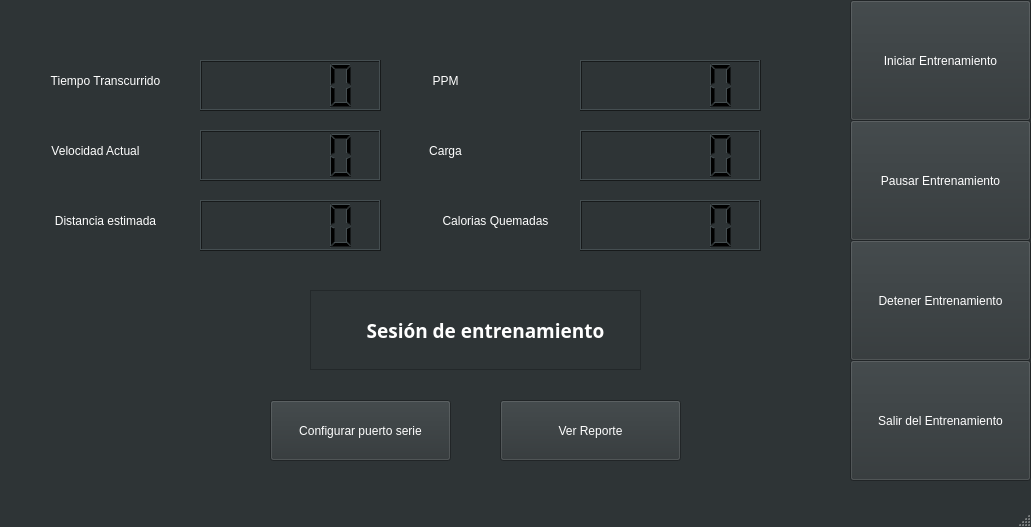
<?xml version="1.0" encoding="UTF-8"?>
<ui version="4.0">
 <class>FreeWindow</class>
 <widget class="QMainWindow" name="FreeWindow">
  <property name="geometry">
   <rect>
    <x>0</x>
    <y>0</y>
    <width>1031</width>
    <height>527</height>
   </rect>
  </property>
  <property name="palette">
   <palette>
    <active>
     <colorrole role="WindowText">
      <brush brushstyle="SolidPattern">
       <color alpha="255">
        <red>255</red>
        <green>255</green>
        <blue>255</blue>
       </color>
      </brush>
     </colorrole>
     <colorrole role="Button">
      <brush brushstyle="SolidPattern">
       <color alpha="255">
        <red>46</red>
        <green>52</green>
        <blue>54</blue>
       </color>
      </brush>
     </colorrole>
     <colorrole role="Light">
      <brush brushstyle="SolidPattern">
       <color alpha="255">
        <red>69</red>
        <green>78</green>
        <blue>81</blue>
       </color>
      </brush>
     </colorrole>
     <colorrole role="Midlight">
      <brush brushstyle="SolidPattern">
       <color alpha="255">
        <red>57</red>
        <green>65</green>
        <blue>67</blue>
       </color>
      </brush>
     </colorrole>
     <colorrole role="Dark">
      <brush brushstyle="SolidPattern">
       <color alpha="255">
        <red>23</red>
        <green>26</green>
        <blue>27</blue>
       </color>
      </brush>
     </colorrole>
     <colorrole role="Mid">
      <brush brushstyle="SolidPattern">
       <color alpha="255">
        <red>31</red>
        <green>35</green>
        <blue>36</blue>
       </color>
      </brush>
     </colorrole>
     <colorrole role="Text">
      <brush brushstyle="SolidPattern">
       <color alpha="255">
        <red>255</red>
        <green>255</green>
        <blue>255</blue>
       </color>
      </brush>
     </colorrole>
     <colorrole role="BrightText">
      <brush brushstyle="SolidPattern">
       <color alpha="255">
        <red>255</red>
        <green>255</green>
        <blue>255</blue>
       </color>
      </brush>
     </colorrole>
     <colorrole role="ButtonText">
      <brush brushstyle="SolidPattern">
       <color alpha="255">
        <red>255</red>
        <green>255</green>
        <blue>255</blue>
       </color>
      </brush>
     </colorrole>
     <colorrole role="Base">
      <brush brushstyle="SolidPattern">
       <color alpha="255">
        <red>0</red>
        <green>0</green>
        <blue>0</blue>
       </color>
      </brush>
     </colorrole>
     <colorrole role="Window">
      <brush brushstyle="SolidPattern">
       <color alpha="255">
        <red>46</red>
        <green>52</green>
        <blue>54</blue>
       </color>
      </brush>
     </colorrole>
     <colorrole role="Shadow">
      <brush brushstyle="SolidPattern">
       <color alpha="255">
        <red>0</red>
        <green>0</green>
        <blue>0</blue>
       </color>
      </brush>
     </colorrole>
     <colorrole role="Highlight">
      <brush brushstyle="SolidPattern">
       <color alpha="255">
        <red>78</red>
        <green>154</green>
        <blue>6</blue>
       </color>
      </brush>
     </colorrole>
     <colorrole role="AlternateBase">
      <brush brushstyle="SolidPattern">
       <color alpha="255">
        <red>23</red>
        <green>26</green>
        <blue>27</blue>
       </color>
      </brush>
     </colorrole>
     <colorrole role="ToolTipBase">
      <brush brushstyle="SolidPattern">
       <color alpha="255">
        <red>255</red>
        <green>255</green>
        <blue>220</blue>
       </color>
      </brush>
     </colorrole>
     <colorrole role="ToolTipText">
      <brush brushstyle="SolidPattern">
       <color alpha="255">
        <red>0</red>
        <green>0</green>
        <blue>0</blue>
       </color>
      </brush>
     </colorrole>
     <colorrole role="PlaceholderText">
      <brush brushstyle="SolidPattern">
       <color alpha="128">
        <red>255</red>
        <green>255</green>
        <blue>255</blue>
       </color>
      </brush>
     </colorrole>
    </active>
    <inactive>
     <colorrole role="WindowText">
      <brush brushstyle="SolidPattern">
       <color alpha="255">
        <red>255</red>
        <green>255</green>
        <blue>255</blue>
       </color>
      </brush>
     </colorrole>
     <colorrole role="Button">
      <brush brushstyle="SolidPattern">
       <color alpha="255">
        <red>46</red>
        <green>52</green>
        <blue>54</blue>
       </color>
      </brush>
     </colorrole>
     <colorrole role="Light">
      <brush brushstyle="SolidPattern">
       <color alpha="255">
        <red>69</red>
        <green>78</green>
        <blue>81</blue>
       </color>
      </brush>
     </colorrole>
     <colorrole role="Midlight">
      <brush brushstyle="SolidPattern">
       <color alpha="255">
        <red>57</red>
        <green>65</green>
        <blue>67</blue>
       </color>
      </brush>
     </colorrole>
     <colorrole role="Dark">
      <brush brushstyle="SolidPattern">
       <color alpha="255">
        <red>23</red>
        <green>26</green>
        <blue>27</blue>
       </color>
      </brush>
     </colorrole>
     <colorrole role="Mid">
      <brush brushstyle="SolidPattern">
       <color alpha="255">
        <red>31</red>
        <green>35</green>
        <blue>36</blue>
       </color>
      </brush>
     </colorrole>
     <colorrole role="Text">
      <brush brushstyle="SolidPattern">
       <color alpha="255">
        <red>255</red>
        <green>255</green>
        <blue>255</blue>
       </color>
      </brush>
     </colorrole>
     <colorrole role="BrightText">
      <brush brushstyle="SolidPattern">
       <color alpha="255">
        <red>255</red>
        <green>255</green>
        <blue>255</blue>
       </color>
      </brush>
     </colorrole>
     <colorrole role="ButtonText">
      <brush brushstyle="SolidPattern">
       <color alpha="255">
        <red>255</red>
        <green>255</green>
        <blue>255</blue>
       </color>
      </brush>
     </colorrole>
     <colorrole role="Base">
      <brush brushstyle="SolidPattern">
       <color alpha="255">
        <red>0</red>
        <green>0</green>
        <blue>0</blue>
       </color>
      </brush>
     </colorrole>
     <colorrole role="Window">
      <brush brushstyle="SolidPattern">
       <color alpha="255">
        <red>46</red>
        <green>52</green>
        <blue>54</blue>
       </color>
      </brush>
     </colorrole>
     <colorrole role="Shadow">
      <brush brushstyle="SolidPattern">
       <color alpha="255">
        <red>0</red>
        <green>0</green>
        <blue>0</blue>
       </color>
      </brush>
     </colorrole>
     <colorrole role="Highlight">
      <brush brushstyle="SolidPattern">
       <color alpha="255">
        <red>78</red>
        <green>154</green>
        <blue>6</blue>
       </color>
      </brush>
     </colorrole>
     <colorrole role="AlternateBase">
      <brush brushstyle="SolidPattern">
       <color alpha="255">
        <red>23</red>
        <green>26</green>
        <blue>27</blue>
       </color>
      </brush>
     </colorrole>
     <colorrole role="ToolTipBase">
      <brush brushstyle="SolidPattern">
       <color alpha="255">
        <red>255</red>
        <green>255</green>
        <blue>220</blue>
       </color>
      </brush>
     </colorrole>
     <colorrole role="ToolTipText">
      <brush brushstyle="SolidPattern">
       <color alpha="255">
        <red>0</red>
        <green>0</green>
        <blue>0</blue>
       </color>
      </brush>
     </colorrole>
     <colorrole role="PlaceholderText">
      <brush brushstyle="SolidPattern">
       <color alpha="128">
        <red>255</red>
        <green>255</green>
        <blue>255</blue>
       </color>
      </brush>
     </colorrole>
    </inactive>
    <disabled>
     <colorrole role="WindowText">
      <brush brushstyle="SolidPattern">
       <color alpha="255">
        <red>23</red>
        <green>26</green>
        <blue>27</blue>
       </color>
      </brush>
     </colorrole>
     <colorrole role="Button">
      <brush brushstyle="SolidPattern">
       <color alpha="255">
        <red>46</red>
        <green>52</green>
        <blue>54</blue>
       </color>
      </brush>
     </colorrole>
     <colorrole role="Light">
      <brush brushstyle="SolidPattern">
       <color alpha="255">
        <red>69</red>
        <green>78</green>
        <blue>81</blue>
       </color>
      </brush>
     </colorrole>
     <colorrole role="Midlight">
      <brush brushstyle="SolidPattern">
       <color alpha="255">
        <red>57</red>
        <green>65</green>
        <blue>67</blue>
       </color>
      </brush>
     </colorrole>
     <colorrole role="Dark">
      <brush brushstyle="SolidPattern">
       <color alpha="255">
        <red>23</red>
        <green>26</green>
        <blue>27</blue>
       </color>
      </brush>
     </colorrole>
     <colorrole role="Mid">
      <brush brushstyle="SolidPattern">
       <color alpha="255">
        <red>31</red>
        <green>35</green>
        <blue>36</blue>
       </color>
      </brush>
     </colorrole>
     <colorrole role="Text">
      <brush brushstyle="SolidPattern">
       <color alpha="255">
        <red>23</red>
        <green>26</green>
        <blue>27</blue>
       </color>
      </brush>
     </colorrole>
     <colorrole role="BrightText">
      <brush brushstyle="SolidPattern">
       <color alpha="255">
        <red>255</red>
        <green>255</green>
        <blue>255</blue>
       </color>
      </brush>
     </colorrole>
     <colorrole role="ButtonText">
      <brush brushstyle="SolidPattern">
       <color alpha="255">
        <red>23</red>
        <green>26</green>
        <blue>27</blue>
       </color>
      </brush>
     </colorrole>
     <colorrole role="Base">
      <brush brushstyle="SolidPattern">
       <color alpha="255">
        <red>46</red>
        <green>52</green>
        <blue>54</blue>
       </color>
      </brush>
     </colorrole>
     <colorrole role="Window">
      <brush brushstyle="SolidPattern">
       <color alpha="255">
        <red>46</red>
        <green>52</green>
        <blue>54</blue>
       </color>
      </brush>
     </colorrole>
     <colorrole role="Shadow">
      <brush brushstyle="SolidPattern">
       <color alpha="255">
        <red>0</red>
        <green>0</green>
        <blue>0</blue>
       </color>
      </brush>
     </colorrole>
     <colorrole role="Highlight">
      <brush brushstyle="SolidPattern">
       <color alpha="255">
        <red>145</red>
        <green>145</green>
        <blue>145</blue>
       </color>
      </brush>
     </colorrole>
     <colorrole role="AlternateBase">
      <brush brushstyle="SolidPattern">
       <color alpha="255">
        <red>46</red>
        <green>52</green>
        <blue>54</blue>
       </color>
      </brush>
     </colorrole>
     <colorrole role="ToolTipBase">
      <brush brushstyle="SolidPattern">
       <color alpha="255">
        <red>255</red>
        <green>255</green>
        <blue>220</blue>
       </color>
      </brush>
     </colorrole>
     <colorrole role="ToolTipText">
      <brush brushstyle="SolidPattern">
       <color alpha="255">
        <red>0</red>
        <green>0</green>
        <blue>0</blue>
       </color>
      </brush>
     </colorrole>
     <colorrole role="PlaceholderText">
      <brush brushstyle="SolidPattern">
       <color alpha="128">
        <red>255</red>
        <green>255</green>
        <blue>255</blue>
       </color>
      </brush>
     </colorrole>
    </disabled>
   </palette>
  </property>
  <property name="windowTitle">
   <string>MainWindow</string>
  </property>
  <widget class="QWidget" name="centralwidget">
   <widget class="QFrame" name="frame">
    <property name="geometry">
     <rect>
      <x>310</x>
      <y>290</y>
      <width>331</width>
      <height>80</height>
     </rect>
    </property>
    <property name="frameShape">
     <enum>QFrame::StyledPanel</enum>
    </property>
    <property name="frameShadow">
     <enum>QFrame::Raised</enum>
    </property>
   </widget>
   <widget class="QLCDNumber" name="lcdNumber_4">
    <property name="geometry">
     <rect>
      <x>580</x>
      <y>60</y>
      <width>181</width>
      <height>51</height>
     </rect>
    </property>
    <property name="palette">
     <palette>
      <active>
       <colorrole role="WindowText">
        <brush brushstyle="SolidPattern">
         <color alpha="255">
          <red>239</red>
          <green>41</green>
          <blue>41</blue>
         </color>
        </brush>
       </colorrole>
      </active>
      <inactive>
       <colorrole role="WindowText">
        <brush brushstyle="SolidPattern">
         <color alpha="255">
          <red>0</red>
          <green>0</green>
          <blue>0</blue>
         </color>
        </brush>
       </colorrole>
      </inactive>
      <disabled>
       <colorrole role="WindowText">
        <brush brushstyle="SolidPattern">
         <color alpha="255">
          <red>23</red>
          <green>26</green>
          <blue>27</blue>
         </color>
        </brush>
       </colorrole>
      </disabled>
     </palette>
    </property>
   </widget>
   <widget class="QLabel" name="label_7">
    <property name="geometry">
     <rect>
      <x>300</x>
      <y>300</y>
      <width>371</width>
      <height>61</height>
     </rect>
    </property>
    <property name="font">
     <font>
      <family>Source Code Pro</family>
      <pointsize>14</pointsize>
      <weight>75</weight>
      <bold>true</bold>
     </font>
    </property>
    <property name="text">
     <string>Sesión de entrenamiento</string>
    </property>
    <property name="alignment">
     <set>Qt::AlignCenter</set>
    </property>
   </widget>
   <widget class="QLabel" name="label_4">
    <property name="geometry">
     <rect>
      <x>360</x>
      <y>60</y>
      <width>171</width>
      <height>41</height>
     </rect>
    </property>
    <property name="text">
     <string>PPM</string>
    </property>
    <property name="alignment">
     <set>Qt::AlignCenter</set>
    </property>
   </widget>
   <widget class="QLabel" name="label">
    <property name="geometry">
     <rect>
      <x>20</x>
      <y>60</y>
      <width>171</width>
      <height>41</height>
     </rect>
    </property>
    <property name="text">
     <string>Tiempo Transcurrido</string>
    </property>
    <property name="alignment">
     <set>Qt::AlignCenter</set>
    </property>
   </widget>
   <widget class="QLabel" name="label_6">
    <property name="geometry">
     <rect>
      <x>410</x>
      <y>200</y>
      <width>171</width>
      <height>41</height>
     </rect>
    </property>
    <property name="text">
     <string>Calorias Quemadas</string>
    </property>
    <property name="alignment">
     <set>Qt::AlignCenter</set>
    </property>
   </widget>
   <widget class="QPushButton" name="pushButton_5">
    <property name="geometry">
     <rect>
      <x>850</x>
      <y>240</y>
      <width>181</width>
      <height>121</height>
     </rect>
    </property>
    <property name="text">
     <string>Detener Entrenamiento</string>
    </property>
   </widget>
   <widget class="QPushButton" name="pushButton">
    <property name="geometry">
     <rect>
      <x>850</x>
      <y>0</y>
      <width>181</width>
      <height>121</height>
     </rect>
    </property>
    <property name="text">
     <string>Iniciar Entrenamiento</string>
    </property>
   </widget>
   <widget class="QPushButton" name="pushButton_6">
    <property name="geometry">
     <rect>
      <x>850</x>
      <y>360</y>
      <width>181</width>
      <height>121</height>
     </rect>
    </property>
    <property name="text">
     <string>Salir del Entrenamiento</string>
    </property>
   </widget>
   <widget class="QPushButton" name="pushButton_4">
    <property name="geometry">
     <rect>
      <x>500</x>
      <y>400</y>
      <width>181</width>
      <height>61</height>
     </rect>
    </property>
    <property name="text">
     <string>Ver Reporte</string>
    </property>
   </widget>
   <widget class="QLabel" name="label_2">
    <property name="geometry">
     <rect>
      <x>10</x>
      <y>130</y>
      <width>171</width>
      <height>41</height>
     </rect>
    </property>
    <property name="text">
     <string>Velocidad Actual</string>
    </property>
    <property name="alignment">
     <set>Qt::AlignCenter</set>
    </property>
   </widget>
   <widget class="QLCDNumber" name="lcdNumber_6">
    <property name="geometry">
     <rect>
      <x>580</x>
      <y>200</y>
      <width>181</width>
      <height>51</height>
     </rect>
    </property>
    <property name="palette">
     <palette>
      <active>
       <colorrole role="WindowText">
        <brush brushstyle="SolidPattern">
         <color alpha="255">
          <red>239</red>
          <green>41</green>
          <blue>41</blue>
         </color>
        </brush>
       </colorrole>
      </active>
      <inactive>
       <colorrole role="WindowText">
        <brush brushstyle="SolidPattern">
         <color alpha="255">
          <red>0</red>
          <green>0</green>
          <blue>0</blue>
         </color>
        </brush>
       </colorrole>
      </inactive>
      <disabled>
       <colorrole role="WindowText">
        <brush brushstyle="SolidPattern">
         <color alpha="255">
          <red>23</red>
          <green>26</green>
          <blue>27</blue>
         </color>
        </brush>
       </colorrole>
      </disabled>
     </palette>
    </property>
   </widget>
   <widget class="QLabel" name="label_5">
    <property name="geometry">
     <rect>
      <x>360</x>
      <y>130</y>
      <width>171</width>
      <height>41</height>
     </rect>
    </property>
    <property name="text">
     <string>Carga</string>
    </property>
    <property name="alignment">
     <set>Qt::AlignCenter</set>
    </property>
   </widget>
   <widget class="QLCDNumber" name="lcdNumber_3">
    <property name="geometry">
     <rect>
      <x>200</x>
      <y>200</y>
      <width>181</width>
      <height>51</height>
     </rect>
    </property>
    <property name="palette">
     <palette>
      <active>
       <colorrole role="WindowText">
        <brush brushstyle="SolidPattern">
         <color alpha="255">
          <red>239</red>
          <green>41</green>
          <blue>41</blue>
         </color>
        </brush>
       </colorrole>
      </active>
      <inactive>
       <colorrole role="WindowText">
        <brush brushstyle="SolidPattern">
         <color alpha="255">
          <red>0</red>
          <green>0</green>
          <blue>0</blue>
         </color>
        </brush>
       </colorrole>
      </inactive>
      <disabled>
       <colorrole role="WindowText">
        <brush brushstyle="SolidPattern">
         <color alpha="255">
          <red>23</red>
          <green>26</green>
          <blue>27</blue>
         </color>
        </brush>
       </colorrole>
      </disabled>
     </palette>
    </property>
   </widget>
   <widget class="QPushButton" name="pushButton_7">
    <property name="geometry">
     <rect>
      <x>270</x>
      <y>400</y>
      <width>181</width>
      <height>61</height>
     </rect>
    </property>
    <property name="text">
     <string>Configurar puerto serie</string>
    </property>
    <property name="icon">
     <iconset>
      <normaloff>UI_Files/5742154.png</normaloff>UI_Files/5742154.png</iconset>
    </property>
    <property name="iconSize">
     <size>
      <width>32</width>
      <height>32</height>
     </size>
    </property>
   </widget>
   <widget class="QLCDNumber" name="lcdNumber_2">
    <property name="geometry">
     <rect>
      <x>200</x>
      <y>130</y>
      <width>181</width>
      <height>51</height>
     </rect>
    </property>
    <property name="palette">
     <palette>
      <active>
       <colorrole role="WindowText">
        <brush brushstyle="SolidPattern">
         <color alpha="255">
          <red>239</red>
          <green>41</green>
          <blue>41</blue>
         </color>
        </brush>
       </colorrole>
      </active>
      <inactive>
       <colorrole role="WindowText">
        <brush brushstyle="SolidPattern">
         <color alpha="255">
          <red>0</red>
          <green>0</green>
          <blue>0</blue>
         </color>
        </brush>
       </colorrole>
      </inactive>
      <disabled>
       <colorrole role="WindowText">
        <brush brushstyle="SolidPattern">
         <color alpha="255">
          <red>23</red>
          <green>26</green>
          <blue>27</blue>
         </color>
        </brush>
       </colorrole>
      </disabled>
     </palette>
    </property>
   </widget>
   <widget class="QLCDNumber" name="lcdNumber_5">
    <property name="geometry">
     <rect>
      <x>580</x>
      <y>130</y>
      <width>181</width>
      <height>51</height>
     </rect>
    </property>
    <property name="palette">
     <palette>
      <active>
       <colorrole role="WindowText">
        <brush brushstyle="SolidPattern">
         <color alpha="255">
          <red>239</red>
          <green>41</green>
          <blue>41</blue>
         </color>
        </brush>
       </colorrole>
      </active>
      <inactive>
       <colorrole role="WindowText">
        <brush brushstyle="SolidPattern">
         <color alpha="255">
          <red>0</red>
          <green>0</green>
          <blue>0</blue>
         </color>
        </brush>
       </colorrole>
      </inactive>
      <disabled>
       <colorrole role="WindowText">
        <brush brushstyle="SolidPattern">
         <color alpha="255">
          <red>23</red>
          <green>26</green>
          <blue>27</blue>
         </color>
        </brush>
       </colorrole>
      </disabled>
     </palette>
    </property>
   </widget>
   <widget class="QLabel" name="label_3">
    <property name="geometry">
     <rect>
      <x>20</x>
      <y>200</y>
      <width>171</width>
      <height>41</height>
     </rect>
    </property>
    <property name="text">
     <string>Distancia estimada</string>
    </property>
    <property name="alignment">
     <set>Qt::AlignCenter</set>
    </property>
   </widget>
   <widget class="QPushButton" name="pushButton_3">
    <property name="geometry">
     <rect>
      <x>850</x>
      <y>120</y>
      <width>181</width>
      <height>121</height>
     </rect>
    </property>
    <property name="text">
     <string>Pausar Entrenamiento</string>
    </property>
   </widget>
   <widget class="QLCDNumber" name="lcdNumber">
    <property name="geometry">
     <rect>
      <x>200</x>
      <y>60</y>
      <width>181</width>
      <height>51</height>
     </rect>
    </property>
    <property name="palette">
     <palette>
      <active>
       <colorrole role="WindowText">
        <brush brushstyle="SolidPattern">
         <color alpha="255">
          <red>239</red>
          <green>41</green>
          <blue>41</blue>
         </color>
        </brush>
       </colorrole>
      </active>
      <inactive>
       <colorrole role="WindowText">
        <brush brushstyle="SolidPattern">
         <color alpha="255">
          <red>0</red>
          <green>0</green>
          <blue>0</blue>
         </color>
        </brush>
       </colorrole>
      </inactive>
      <disabled>
       <colorrole role="WindowText">
        <brush brushstyle="SolidPattern">
         <color alpha="255">
          <red>23</red>
          <green>26</green>
          <blue>27</blue>
         </color>
        </brush>
       </colorrole>
      </disabled>
     </palette>
    </property>
   </widget>
  </widget>
  <widget class="QMenuBar" name="menubar">
   <property name="geometry">
    <rect>
     <x>0</x>
     <y>0</y>
     <width>1031</width>
     <height>22</height>
    </rect>
   </property>
  </widget>
  <widget class="QStatusBar" name="statusbar"/>
 </widget>
 <resources/>
 <connections/>
</ui>
